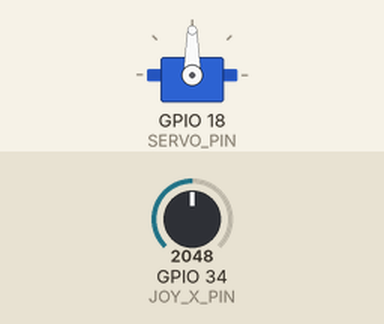
Bench run of a sketch on a simulated ESP32. Parts: servo. The test bench sets the inputs (shaded band); at power-on: GPIO 34 (JOY_X_PIN) = 2048.

Above: at 1.2 s.
1.3 s: GPIO 34 (JOY_X_PIN) set to 2965
2.8 s: GPIO 34 (JOY_X_PIN) set to 3048
At 3.27 s:
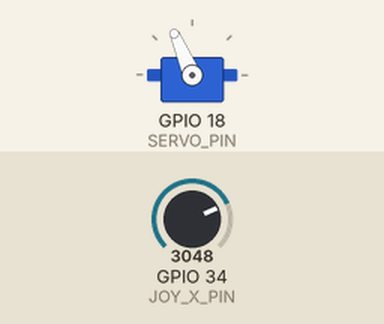
At 5.5 s:
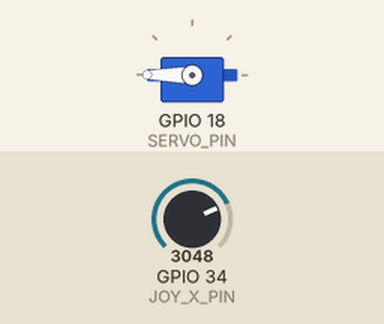
5.8 s: GPIO 34 (JOY_X_PIN) set to 1069
7.3 s: GPIO 34 (JOY_X_PIN) set to 970
At 12.1 s:
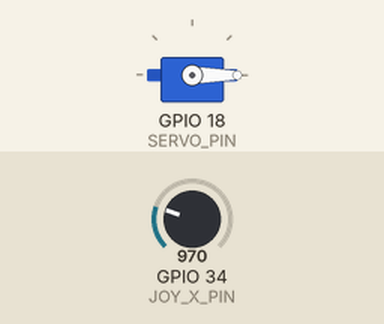
Timing chart, 0 to 13.4 s (numbered marks = the images above; inputs shaded):
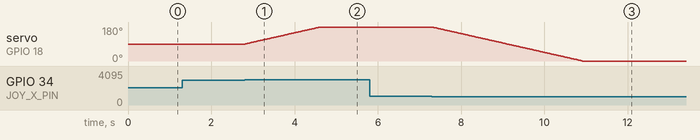

Measured:
- the behaviour switches between 3000 and 3001 on GPIO 34 (JOY_X_PIN) (found by bisection; images 0 and 1)
- the behaviour switches between 1000 and 999 on GPIO 34 (JOY_X_PIN) (found by bisection; images 2 and 3)
- after the input at 1.3 s, every drawn part: stays the same
- after the input at 2.8 s, servo on GPIO 18 (SERVO_PIN): moves from 90° to 180° over 1.8 s, starting at once
- after the input at 5.8 s, every drawn part: stays the same
- after the input at 7.3 s, servo on GPIO 18 (SERVO_PIN): moves from 180° to 0° over 3.6 s, starting at once

The sketch:

sketch_mar8a.ino
```cpp
#include <ESP32Servo.h>

// Definizione dei pin
#define SERVO_PIN 18    // Pin PWM per il servo
#define JOY_X_PIN 34    // Pin analogico per l'asse X del joystick

Servo servo;
int pos = 90; // Posizione iniziale del servo (al centro)

void setup() {
    servo.attach(SERVO_PIN);
    servo.write(pos);
    pinMode(JOY_X_PIN, INPUT);
}

void loop() {
    int joyValue = analogRead(JOY_X_PIN);

    // Controlla se il joystick viene spostato e aggiorna la posizione
    if (joyValue > 3000) { // Sposta a destra
        pos = constrain(pos + 1, 0, 180);
    } else if (joyValue < 1000) { // Sposta a sinistra
        pos = constrain(pos - 1, 0, 180);
    }

    // Il servo mantiene la posizione attuale senza tornare indietro
    servo.write(pos);

    delay(20); // Ritardo per evitare movimenti troppo bruschi
}
```
